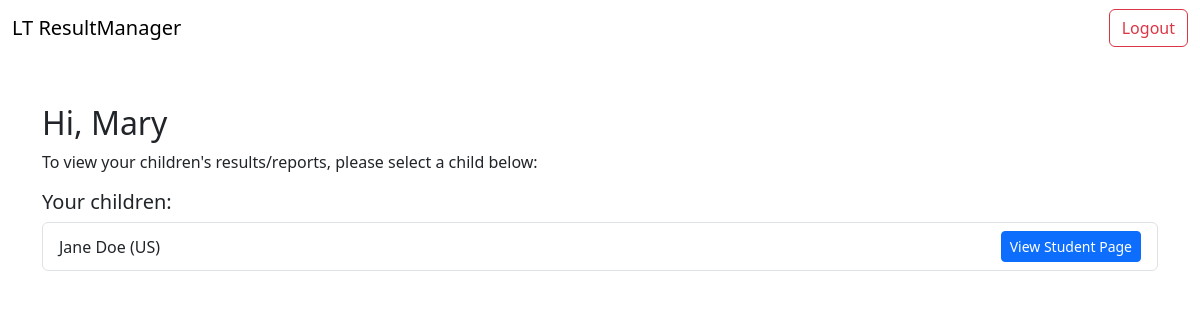
The app's page /parents/home/ (signed in), older data.
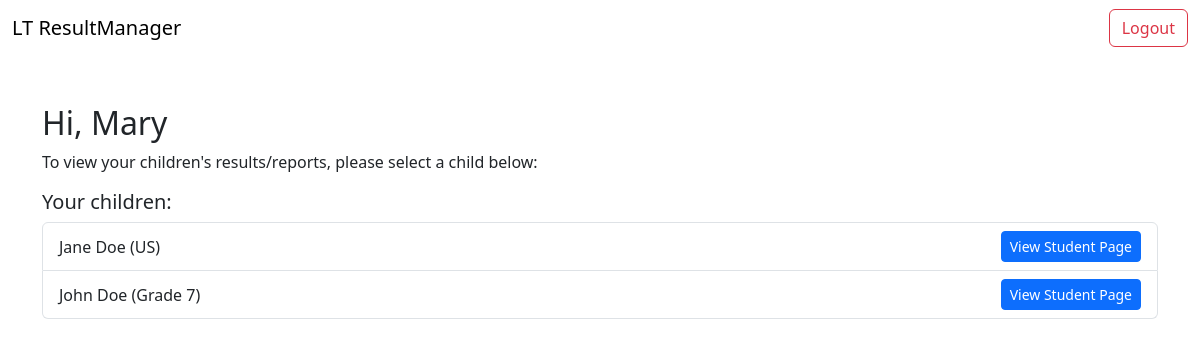
The same page, newer data.
### main/models.py (models this page shows, shortened)
class Student(models.Model):
    first_name = models.CharField(max_length=50)
    surname = models.CharField(max_length=50)
    dob = models.DateField(blank=True, null=True)
    grade = models.CharField(max_length=10, choices=GRADE_CHOICES)
    class_teacher = models.ForeignKey(
        "Teacher", on_delete=models.SET_NULL, null=True, related_name='class_students')
    subjects = models.ManyToManyField(
        "Subject", related_name='subject_students', blank=True)
    profile_pic = models.ImageField(
        upload_to='student_pics/', blank=True, null=True)

### main/views.py (the view)
# urls.py: path("parents/home/", views.parent_home, name="parent_home"),
def parent_home(request):
    parent = Parent.objects.get(user=request.user)
    children = parent.children.all()
    return render(request, "main/parent_home.html", {"children": children})

### main/templates/main/parent_home.html (shortened to what this page needs)
{% extends "main/base.html" %}
{% block content %}
<div class="container mt-5">
    <h2>Hi, {{ user.username }}</h2>
    <p>To view your children's results/reports, please select a child below:</p>
    {% if children %}
    <h5>Your children:</h5>
    <ul class="list-group">
        {% for child in children %}
        <li class="list-group-item d-flex justify-content-between align-items-center">
            {{ child.first_name }} {{ child.surname }} ({{ child.grade }})
            <a href="{% url 'student' child.id %}" class="btn btn-primary btn-sm">View Student Page</a>
        </li>
        {% endfor %}
    </ul>
    {% else %}
    <p>You don't have any children assigned yet.</p>
    {% endif %}
</div>
{% endblock %}

Row changes from the older to the newer data that the page shows:
added Student: first_name "John", surname "Doe", grade "Grade 7"
